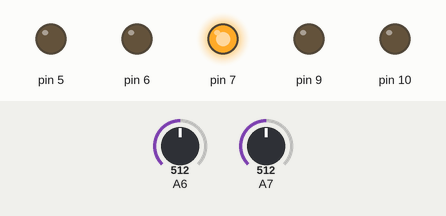
Bench run of a sketch on a simulated Arduino Nano, built with avr-gcc and run on an emulated ATmega328P. Shown: output pins drawn as LEDs (lit = HIGH). The inputs (shaded band) are chosen by the test bench; at power-on: A6 = 512, A7 = 512.

Above: at 0.1 s.
At 7.2 s:
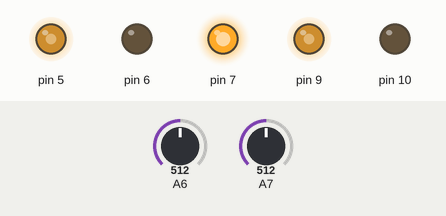
Timing chart, 0 to 8.7 s (numbered marks = the images above):
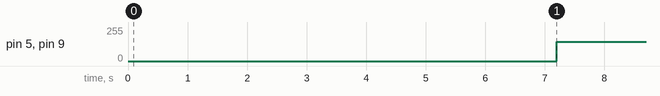

The sketch:

follwo_lin_cd.ino
```cpp
#define SPEED  0x8F

int speedLeft,speedRight;
unsigned int lineData[2];
int ADOffset;

void setup()
{
  //Setup: Initalization
  //pin 9 left foreward
  pinMode(9, OUTPUT);
  //pin 10 left backward
  pinMode(10, OUTPUT);
  //pin 5 right foreward
  pinMode(5, OUTPUT);
  //pin 6 right backward
  pinMode(6, OUTPUT);
  //Front led
  pinMode(7,OUTPUT);

  //Then set the start value of the signals to zero:
  digitalWrite(9, 0); //pin 9 to ground
  analogWrite(10, 0);
  analogWrite(5, 0);
  digitalWrite(6, 0); //pin 6 to ground
  digitalWrite(7,HIGH); //FrontLED ON
  //Startup delay:
  delay(2000);

}

void LineLeft (void)
{
  speedLeft  += 1;
  if (speedLeft > 0xFE) speedLeft = 0xFF;
}

void LineRight (void)
{
  speedRight  += 1;
  if (speedRight > 0xFE) speedRight = 0xFF;
}
void loop()
{
   LineDemo();
}

void LineDemo(void)
{
int i;
unsigned char j;

  for (j = 0; j < 0xFF; j++) LineData(lineData);
  LineData(lineData);
  ADOffset = lineData[0] - lineData[1];
  speedLeft = speedRight = SPEED;
  for(;;) {
    LineData(lineData);
    i = (lineData[0] - lineData[1]) - ADOffset;
    if ( i > 4) {
      LineLeft();
    }
    else if ( i < -4) {
      LineRight();
    }
    else {
      speedLeft = speedRight = SPEED;
    }
    analogWrite(9,speedLeft);
                analogWrite(5,speedRight);
  }
}
void LineData(unsigned int *linedata)
{
        linedata[0]=analogRead(A6); //left linesensor
        delay(10);
  linedata[1]=analogRead(A7); //right linesensor
        delay(10);
}
```

Measured:
- by itself, pin 5, pin 9: 0/255 → 143/255 at 7.2 s
